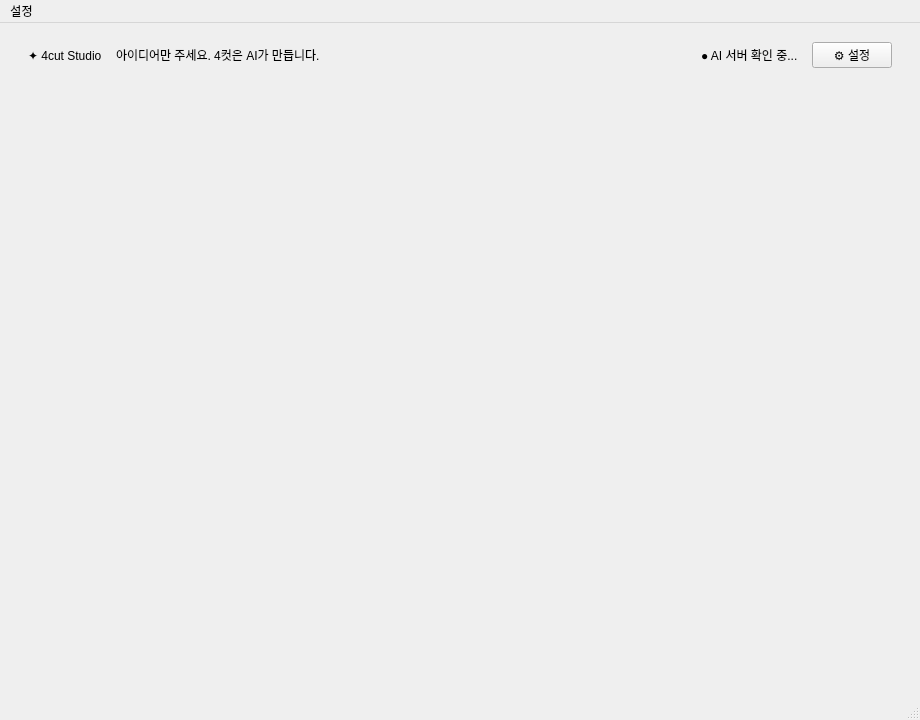
<?xml version="1.0" encoding="UTF-8"?>
<ui version="4.0">
 <class>MainWindow</class>
 <widget class="QMainWindow" name="MainWindow">
  <property name="geometry">
   <rect>
    <x>0</x>
    <y>0</y>
    <width>920</width>
    <height>720</height>
   </rect>
  </property>
  <property name="minimumSize">
   <size>
    <width>920</width>
    <height>720</height>
   </size>
  </property>
  <property name="windowTitle">
   <string/>
  </property>
  <widget class="QWidget" name="centralwidget">
   <layout class="QVBoxLayout" name="rootLayout">
    <property name="spacing">
     <number>0</number>
    </property>
    <property name="leftMargin">
     <number>0</number>
    </property>
    <property name="topMargin">
     <number>0</number>
    </property>
    <property name="rightMargin">
     <number>0</number>
    </property>
    <property name="bottomMargin">
     <number>0</number>
    </property>
    <item>
     <widget class="QFrame" name="headerFrame">
      <property name="minimumSize">
       <size>
        <width>0</width>
        <height>64</height>
       </size>
      </property>
      <property name="maximumSize">
       <size>
        <width>16777215</width>
        <height>64</height>
       </size>
      </property>
      <property name="frameShape">
       <enum>QFrame::Shape::NoFrame</enum>
      </property>
      <layout class="QHBoxLayout" name="headerLayout">
       <property name="spacing">
        <number>14</number>
       </property>
       <property name="leftMargin">
        <number>28</number>
       </property>
       <property name="rightMargin">
        <number>28</number>
       </property>
       <item>
        <widget class="QLabel" name="logoLabel">
         <property name="text">
          <string>✦ 4cut Studio</string>
         </property>
        </widget>
       </item>
       <item>
        <widget class="QLabel" name="taglineLabel">
         <property name="text">
          <string>아이디어만 주세요. 4컷은 AI가 만듭니다.</string>
         </property>
        </widget>
       </item>
       <item>
        <spacer name="headerSpacer">
         <property name="orientation">
          <enum>Qt::Orientation::Horizontal</enum>
         </property>
         <property name="sizeType">
          <enum>QSizePolicy::Policy::Expanding</enum>
         </property>
         <property name="sizeHint" stdset="0">
          <size>
           <width>0</width>
           <height>0</height>
          </size>
         </property>
        </spacer>
       </item>
       <item>
        <widget class="QLabel" name="saveStatusLabel">
         <property name="text">
          <string>● AI 서버 확인 중...</string>
         </property>
        </widget>
       </item>
       <item>
        <widget class="QPushButton" name="settingsButton">
         <property name="text">
          <string>⚙ 설정</string>
         </property>
        </widget>
       </item>
      </layout>
     </widget>
    </item>
    <item>
     <widget class="QStackedWidget" name="pageStack">
      <property name="currentIndex">
       <number>0</number>
      </property>
      <widget class="QWidget" name="ideaPage">
       <layout class="QVBoxLayout" name="ideaPageLayout">
        <property name="leftMargin">
         <number>48</number>
        </property>
        <property name="topMargin">
         <number>40</number>
        </property>
        <property name="rightMargin">
         <number>48</number>
        </property>
        <property name="bottomMargin">
         <number>40</number>
        </property>
        <item>
         <widget class="QFrame" name="ideaContainer">
          <property name="sizePolicy">
           <sizepolicy hsizetype="Expanding" vsizetype="Expanding">
            <horstretch>0</horstretch>
            <verstretch>0</verstretch>
           </sizepolicy>
          </property>
          <property name="frameShape">
           <enum>QFrame::Shape::NoFrame</enum>
          </property>
         </widget>
        </item>
       </layout>
      </widget>
      <widget class="QWidget" name="generationPage">
       <layout class="QVBoxLayout" name="generationPageLayout">
        <property name="leftMargin">
         <number>48</number>
        </property>
        <property name="topMargin">
         <number>40</number>
        </property>
        <property name="rightMargin">
         <number>48</number>
        </property>
        <property name="bottomMargin">
         <number>40</number>
        </property>
        <item>
         <widget class="QFrame" name="generationContainer">
          <property name="frameShape">
           <enum>QFrame::Shape::NoFrame</enum>
          </property>
         </widget>
        </item>
       </layout>
      </widget>
      <widget class="QWidget" name="resultPage">
       <layout class="QVBoxLayout" name="resultPageLayout">
        <property name="spacing">
         <number>16</number>
        </property>
        <property name="leftMargin">
         <number>32</number>
        </property>
        <property name="topMargin">
         <number>24</number>
        </property>
        <property name="rightMargin">
         <number>32</number>
        </property>
        <property name="bottomMargin">
         <number>24</number>
        </property>
        <item>
         <widget class="QFrame" name="previewContainer">
          <property name="frameShape">
           <enum>QFrame::Shape::NoFrame</enum>
          </property>
         </widget>
        </item>
        <item>
         <widget class="QFrame" name="resultContainer">
          <property name="frameShape">
           <enum>QFrame::Shape::NoFrame</enum>
          </property>
         </widget>
        </item>
       </layout>
      </widget>
     </widget>
    </item>
   </layout>
  </widget>
  <widget class="QMenuBar" name="menubar">
   <property name="geometry">
    <rect>
     <x>0</x>
     <y>0</y>
     <width>920</width>
     <height>33</height>
    </rect>
   </property>
   <property name="visible">
    <bool>true</bool>
   </property>
   <widget class="QMenu" name="menuSettings">
    <property name="title">
     <string>설정</string>
    </property>
    <addaction name="actionAISettings"/>
   </widget>
   <addaction name="menuSettings"/>
  </widget>
  <widget class="QStatusBar" name="statusbar"/>
  <action name="actionAISettings">
   <property name="text">
    <string>AI 연결 설정</string>
   </property>
  </action>
 </widget>
 <resources/>
 <connections/>
</ui>
